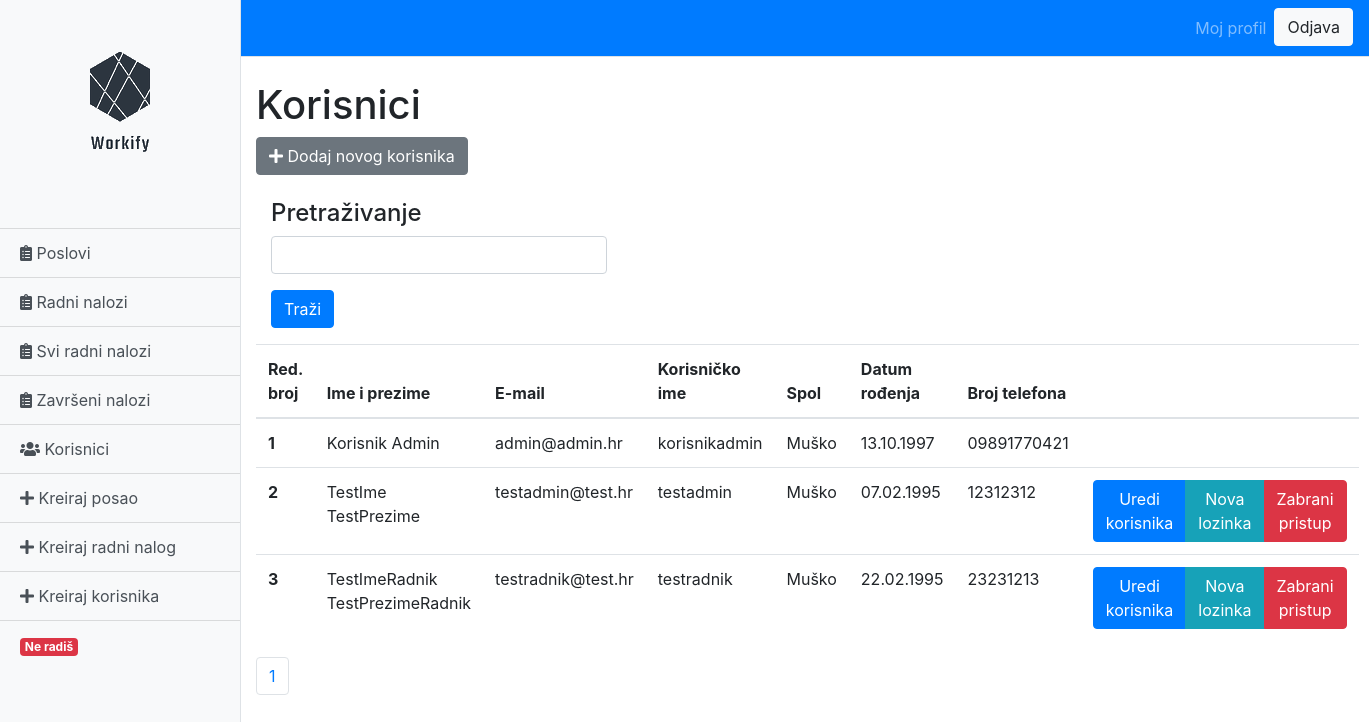
Screenshot of /users.php (signed in) with the database file from the repository.
### tables this page shows
CREATE TABLE `users` (
  `id` int(10) UNSIGNED NOT NULL,
  `privilege_id` int(10) UNSIGNED NOT NULL,
  `is_active` tinyint(1) NOT NULL,
  `active_ticket_id` int(11) DEFAULT NULL,
  `time_started` int(11) DEFAULT NULL,
  `email` varchar(60) NOT NULL,
  `username` varchar(60) NOT NULL,
  `password` varchar(60) NOT NULL,
  `name` varchar(60) NOT NULL,
  `gender` varchar(1) NOT NULL,
  `phone` varchar(20) NOT NULL,
  `date_of_birth` date NOT NULL,
  `date_created` date NOT NULL,
  `date_updated` date NOT NULL
);

### functions.php (called while the page is built, shortened)
<?php
function GetUsers($search_value = "", $page_result_number = 0, $results_per_page = 0) {
    $connection = mysqli_connect("localhost", "root", "", "workmanagement");
    mysqli_set_charset($connection,"utf8");
    if (!empty($search_value)) {
        $query = mysqli_query($connection
            ,"SELECT id,email,is_active,name,username,gender,date_of_birth,phone FROM users
                    WHERE name LIKE '%".$search_value."%' OR username  LIKE '%".$search_value."%'");
    } else {
        if (empty($page_result_number) AND empty($results_per_page)) {
            $query = mysqli_query($connection
                ,"SELECT id,email,is_active,name,username,gender,date_of_birth,phone FROM users");
        } else {
            $query = mysqli_query($connection
                ,"SELECT id,email,is_active,name,username,gender,date_of_birth,phone FROM users LIMIT $page_result_number,$results_per_page");
        }
    }
    $users = [];
    while($row = mysqli_fetch_assoc($query))
    {
        array_push($users, $row);
    }
    if (count($users)) {
        return $users;
    } else {
        return false;
    }
}
function GetUserPrivilege($user_id = 0) {
    $connection = mysqli_connect("localhost", "root", "", "workmanagement");
    mysqli_set_charset($connection,"utf8");
    $query = mysqli_query($connection
        ,"SELECT upr.name AS privilege FROM user_privileges upr LEFT JOIN users usr ON usr.privilege_id = upr.id WHERE usr.id = '$user_id'");
    $privilege = "";
    while($row = mysqli_fetch_assoc($query))
    {
        $privilege = $row['privilege'];
        break;
    }
    return $privilege;
}
?>

### users.php (the view, shortened to what this page needs)
<!DOCTYPE html>
<html lang="en">
<head>
    <?php include "functions.php"; ?>
    <link rel="stylesheet" href="https://stackpath.bootstrapcdn.com/bootstrap/4.3.1/css/bootstrap.min.css">
    <link rel="stylesheet" href="https://use.fontawesome.com/releases/v5.8.2/css/all.css">
    <link href="css/sidebar.css" rel="stylesheet">
    <link href="css/navbar.css" rel="stylesheet">
</head>
<body>
<?php $users = GetUsers('', 0, 0); ?>
<?php
    $results_per_page = 9;
    $result_number = count($users);
    $page_number = ceil($result_number / $results_per_page);
?>
<?php if (!isset($_GET['page'])): ?>
    <?php $page = 1; ?>
<?php else: ?>
    <?php $page = $_GET['page']; ?>
<?php endif; ?>
<?php $page_result_number = ($page-1) * $results_per_page; ?>
<?php $users = GetUsers('', $page_result_number, $results_per_page); ?>
<?php $active_ticket = GetCurrentActiveTicket($_SESSION['user']); ?>
<div class="d-flex" id="wrapper">
    <div class="bg-light border-right" id="sidebar-wrapper">
        <div class="sidebar-heading">
            <a href="index.php"><img class="workify-logo" src="icons/logo.png"></a>
        </div>
        <div class="list-group list-group-flush">
            <a href="jobs.php" class="list-group-item list-group-item-action bg-light"><span class="fas fa-clipboard-list"></span> Poslovi</a>
            <a href="tickets.php" class="list-group-item list-group-item-action bg-light"><span class="fas fa-clipboard-list"></span> Radni nalozi</a>
            <?php if ($_SESSION['privilege'] == 'superuser'): ?>
                <a href="all_tickets.php" class="list-group-item list-group-item-action bg-light"><span class="fas fa-clipboard-list"></span> Svi radni nalozi</a>
                <a href="finished_tickets.php" class="list-group-item list-group-item-action bg-light"><span class="fas fa-clipboard-list"></span> Završeni nalozi</a>
            <?php endif; ?>
            <a href="users.php" class="list-group-item list-group-item-action bg-light"><span class="fas fa-users"></span> Korisnici</a>
            <?php if ($_SESSION['privilege'] != 'staff'): ?>
                <a href="create_job.php" class="list-group-item list-group-item-action bg-light"><span class="fas fa-plus"></span> Kreiraj posao</a>
                <a href="create_ticket.php" class="list-group-item list-group-item-action bg-light"><span class="fas fa-plus"></span> Kreiraj radni nalog</a>
            <?php endif; ?>
            <?php if ($_SESSION['privilege'] == 'superuser'): ?>
                <a href="create_user.php" class="list-group-item list-group-item-action bg-light"><span class="fas fa-plus"></span> Kreiraj korisnika</a>
            <?php endif; ?>
            <?php if (!empty($active_ticket)): ?>
                <a href="tickets.php" class="list-group-item list-group-item-action bg-light"><span class="badge badge-success">Radiš</span> <?php echo $active_ticket_name['name']; ?></a>
            <?php else: ?>
                <a href="tickets.php" class="list-group-item list-group-item-action bg-light"><span class="badge badge-danger">Ne radiš</span></a>
            <?php endif; ?>
        </div>
    </div>
    <div id="page-content-wrapper">
        <nav class="navbar navbar-expand-lg navbar-dark bg-primary border-bottom">
            <div class="collapse navbar-collapse">
                <ul class="navbar-nav ml-auto mt-2 mt-lg-0">
                    <li class="nav-item">
                        <a class="nav-link" href="my_profile.php">Moj profil</a>
                    </li>
                    <form method="post">
                        <input type="submit" name="logout" class="btn btn-light" value="Odjava">
                    </form>
                </ul>
            </div>
        </nav>
        <div class="container-fluid">
            <h1 class="mt-4">Korisnici</h1>
            <?php if ($_SESSION['privilege'] == 'superuser'): ?>
                <button onclick="location.href='create_user.php'" type="button" class="btn btn-secondary"><span class="fas fa-plus"></span> Dodaj novog korisnika</button>
            <?php endif; ?>
            <br/><br/>
            <form method="post">
                <div class="col-4">
                    <div class="form-group">
                        <h4>Pretraživanje</h4>
                        <input type="text" name="search_value" class="form-control" value="<?php if (!empty($_POST['search_value'])): echo $_POST['search_value']; endif; ?>">
                    </div>
                    <div class="form-group">
                        <input type="submit" name="search" class="btn btn-primary" value="Traži">
                    </div>
                </div>
            </form>
            <table class="table">
                <?php if ($users == false OR empty($users)): ?>
                    <p>Nema korisnika!</p>
                <?php else: ?>
                    <thead>
                        <tr>
                            <th scope='col'>Red. broj</th>
                            <th scope='col'>Ime i prezime</th>
                            <th scope='col'>E-mail</th>
                            <th scope='col'>Korisničko ime</th>
                            <th scope='col'>Spol</th>
                            <th scope='col'>Datum rođenja</th>
                            <th scope='col'>Broj telefona</th>
                            <?php if ($_SESSION['privilege'] == 'superuser'): ?>
                                <th scope='col'></th>
                            <?php endif; ?>
                        </tr>
                    </thead>
                    <tbody>
                    <?php $i = 0; ?>
                        <?php foreach ($users as $user): ?>
                            <tr>
                                <?php $i++; ?>
                                <th scope="row"><?php echo $i; ?></th>
                                <?php if ($user["is_active"] == true): ?>
                                    <td><?php echo $user["name"]; ?></td>
                                <?php else: ?>
                                    <td><del style="color: red"><?php echo $user["name"]; ?></del></td>
                                <?php endif; ?>
                                <td><?php echo $user["email"]; ?></td>
                                <td><?php echo $user["username"]; ?></td>
                                <?php if ($user["gender"] == 'M'): ?>
                                     <td>Muško</td>
                                <?php else: ?>
                                     <td>Žensko</td>
                                <?php endif; ?>
                                <td><?php echo date('d.m.Y', strtotime($user["date_of_birth"])); ?></td>
                                <td><?php echo $user["phone"]; ?></td>
                                <?php $user_privilege = GetUserPrivilege($user['id']); ?>
                                <?php if ($_SESSION['privilege'] == 'superuser' AND $user_privilege != 'superuser'): ?>
                                <td>
                                    <div class="btn-group" role="group" aria-label="Basic example">
                                        <button onclick="location.href='edit_user.php?id=<?php echo $user['id']; ?>'" type="button" class="btn btn-primary">Uredi korisnika</button>
                                        <button onclick="location.href='change_password.php?id=<?php echo $user['id']; ?>'" type="button" class="btn btn-info">Nova lozinka</button>
                                        <button onclick="location.href='delete_user.php?id=<?php echo $user['id']; ?>'" type="button" class="btn btn-danger">Zabrani pristup</button>
                                    </div>
                                </td>
                                <?php endif; ?>
                            </tr>
                        <?php endforeach; ?>
                    </tbody>
                <?php endif; ?>
            </table>
            <ul class="pagination">
                <?php for ($page = 1; $page <= $page_number; $page++): ?>
                    <li class="page-item"><a class="page-link" href="users.php?page=<?php echo $page ?>"><?php echo $page; ?></a></li>
                <?php endfor; ?>
            </ul>
        </div>
    </div>
</body>
</html>

### css/sidebar.css (style rules this page uses)
#sidebar-wrapper { min-height: 100vh; margin-left: -15rem; -webkit-transition: margin .25s ease-out; -moz-transition: margin .25s ease-out; -o-transition: margin .25s ease-out; transition: margin .25s ease-out; }
#sidebar-wrapper .sidebar-heading { padding: 0.875rem 1.25rem; font-size: 1.2rem; }
#sidebar-wrapper .list-group { width: 15rem; }
#page-content-wrapper { min-width: 100vw; }
@media (min-width: 768px) { #sidebar-wrapper { margin-left: 0; } }
@media (min-width: 768px) { #page-content-wrapper { min-width: 0; width: 100%; } }

### rows the page displays
users: name "Korisnik Admin", email "admin@admin.hr", username "korisnikadmin", gender "Muško", date_of_birth "13.10.1997", phone "09891770421"
users: name "TestIme TestPrezime", email "testadmin@test.hr", username "testadmin", gender "Muško", date_of_birth "07.02.1995", phone "12312312"
users: name "TestImeRadnik TestPrezimeRadnik", email "testradnik@test.hr", username "testradnik", gender "Muško", date_of_birth "22.02.1995", phone "23231213"
